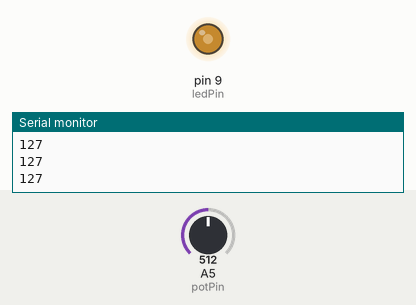
Recording of a sketch running on a simulated Arduino Uno, built with avr-gcc and run on an emulated ATmega328P. Shown: output pins drawn as LEDs (lit = HIGH), the last lines printed to the serial monitor. The inputs (shaded band) are chosen by the test bench; at power-on: A5 (potPin) = 512.

Above: at 1.3 s.
1.4 s: A5 (potPin) set to 716
At 2.7 s:
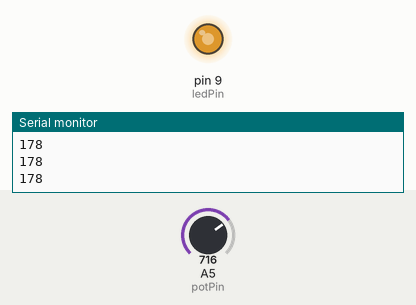
3.0 s: A5 (potPin) set to 900
At 4.0 s:
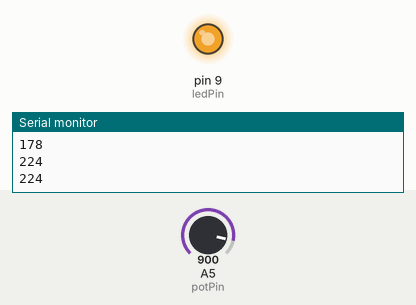
4.5 s: A5 (potPin) set to 122
At 5.2 s:
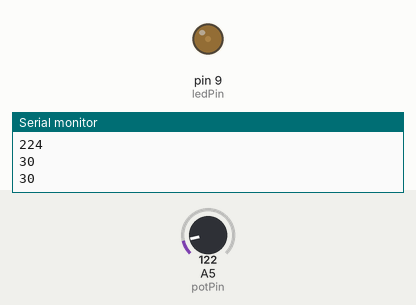
6.0 s: A5 (potPin) set to 0
At 6.3 s:
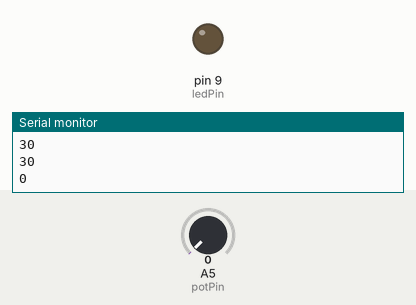
7.5 s: A5 (potPin) set to 511
At 8.7 s:
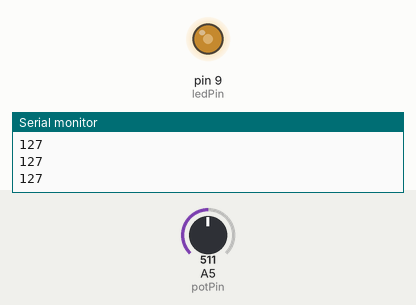
Timing chart, 0 to 10.0 s (numbered marks = the images above; inputs shaded):
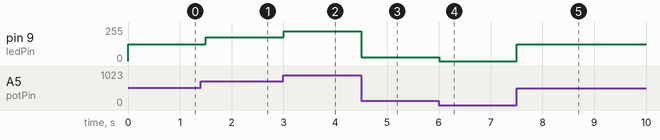

Measured:
- after the input at 1.4 s, pin 9 (ledPin): 127/255 → 178/255 after 0.10 s
- after the input at 3.0 s, pin 9 (ledPin): 178/255 → 224/255 at once
- after the input at 4.5 s, pin 9 (ledPin): 224/255 → 30/255 at once
- after the input at 6.0 s, pin 9 (ledPin): 30/255 → 0/255 at once
- after the input at 7.5 s, pin 9 (ledPin): 0/255 → 127/255 at once

The sketch:

led_potenciometro.ino
```cpp
//JULIOBRAUN DESENVOLVIMENTO IOT
//LED POTENCIOMETRO

int ledPin = 9;//Atribui o pino 9 a variável ledPin
int potPin = A5;//Atribui o pino analógico A5 a variável potPin
int valorpot = 0;//Variável responsável pelo armazenamento da leitura bruta do potenciometro
int pwm = 0;//Variável responsável pelo armazenamento do valor convertido pela função map

void setup(){
  pinMode(ledPin, OUTPUT);//Configura ledPin como saída
  pinMode(potPin, INPUT);//Configura potPin como entrada
  Serial.begin(9600);//Inicializa a serial com velocidade de comunicação de 9600.
}

void loop(){
  valorpot = analogRead(potPin);//Efetua a leitura do pino analógico A5
  pwm = map(valorpot, 0, 1023, 0, 255);//Função map() para converter a escala de 0 a 1023 para a escala de 0 a 255
  Serial.println(pwm);//Imprime valorpot na serial
  analogWrite(ledPin, pwm);//Aciona o LED proporcionalmente à leitura analógica
  delay(500);//Intervalo de 500 milissegundos
}
```
